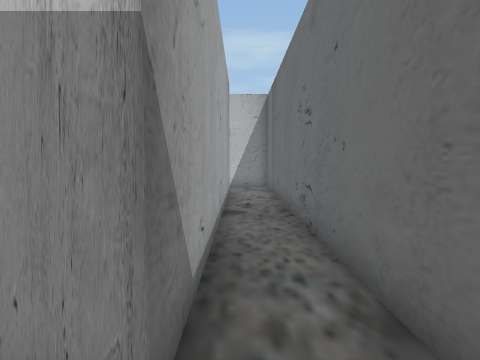
[1] (above)

24 first-person views from a walk through a Unity game level. The camera is 1.5 m above the floor, tilts 4° down and sees 80° across. The floor is counted in squares, 1 m on a side. Each view is taken from the middle of a square. On the plan, view 1 faces up. The plan holds only what a view shows up to about 14 squares ahead; the rest is blank. The player character is not drawn.

[2]
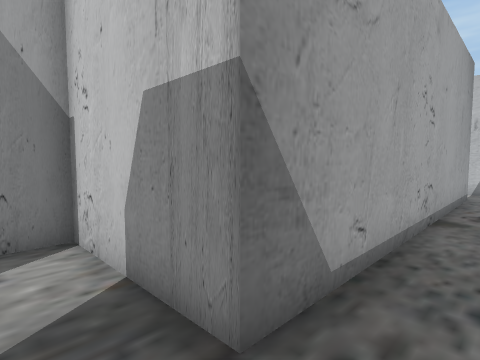

[3]
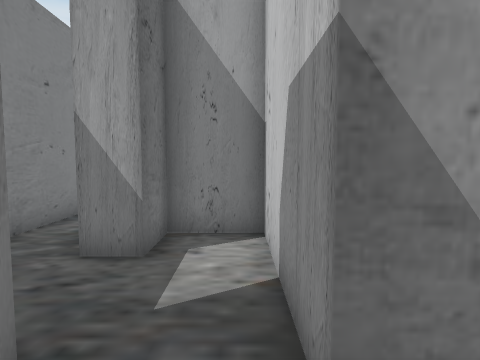

[4]
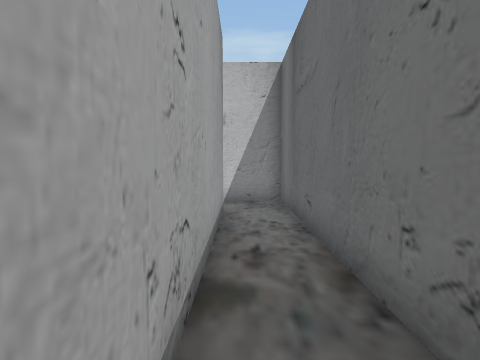

[5]
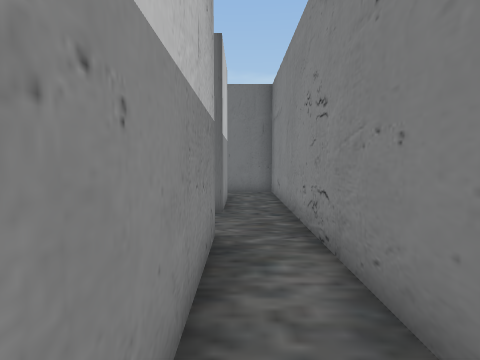

[6]
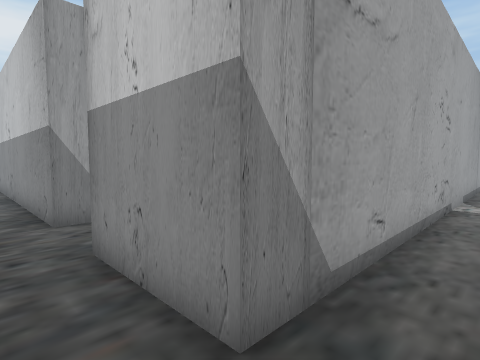

[7]
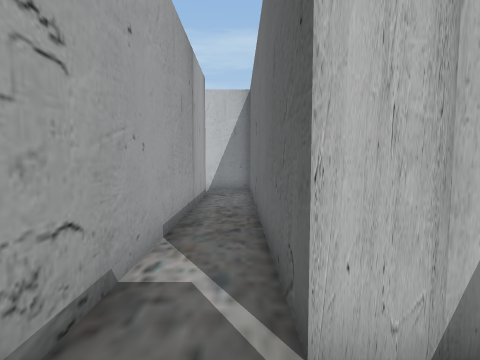

[8]
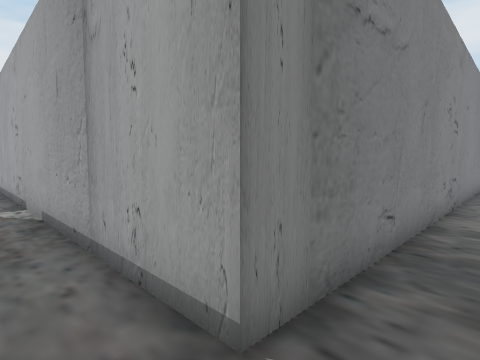

[9]
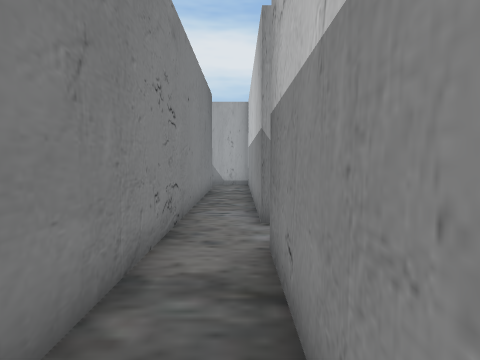

[10]
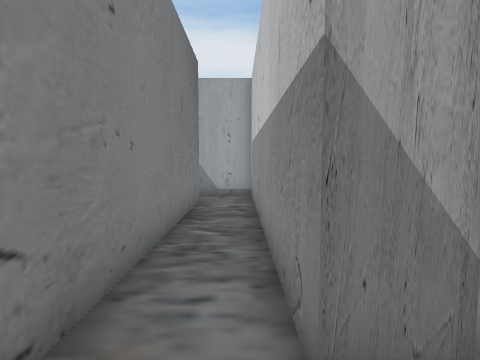

[11]
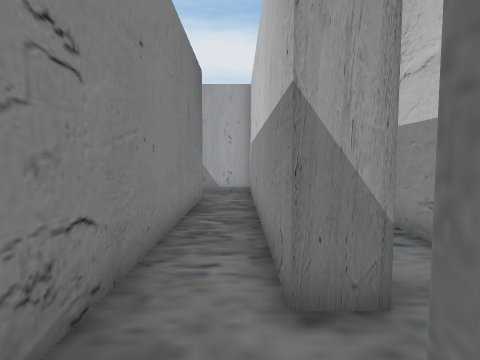

[12]
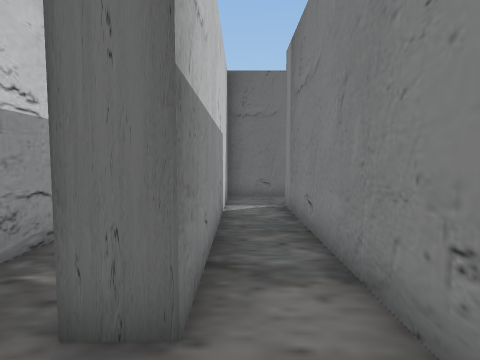

[13]
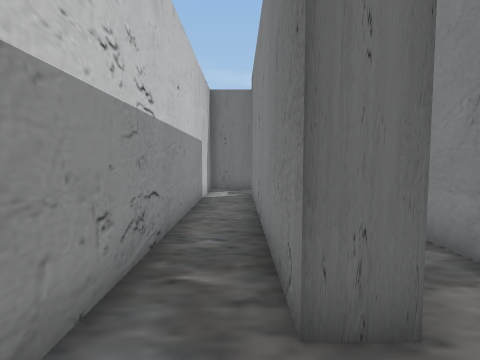

[14]
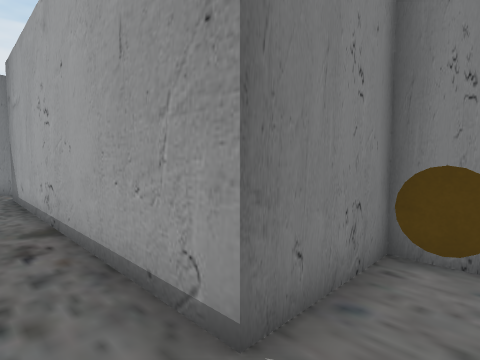

[15]
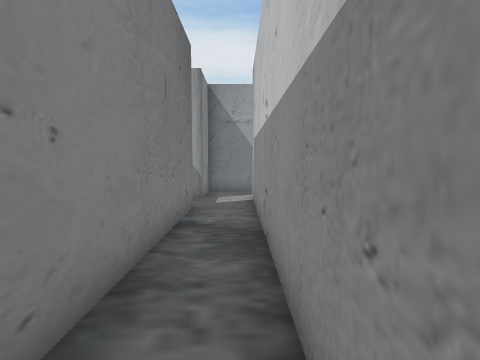

[16]
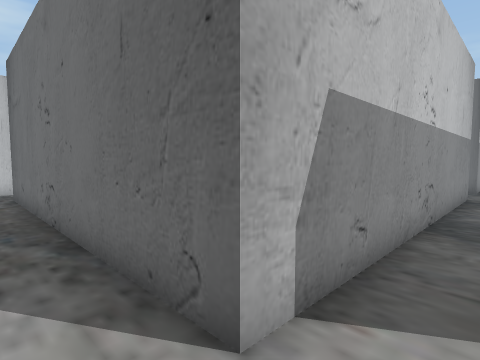

[17]
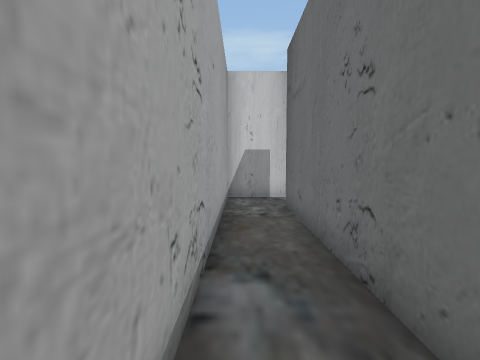

[18]
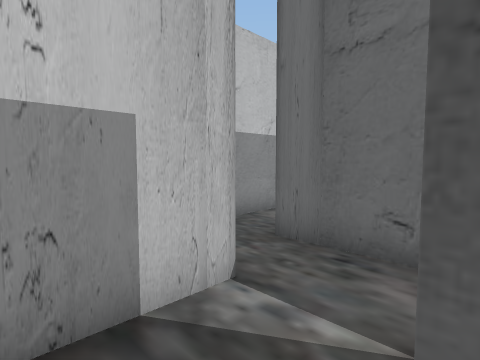

[19]
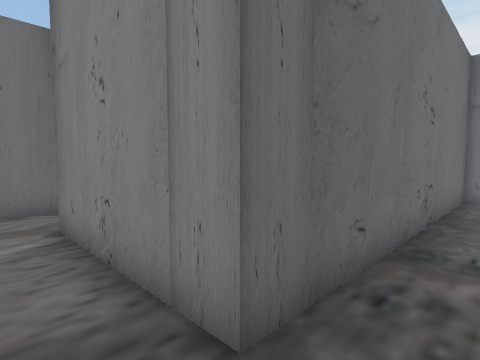

[20]
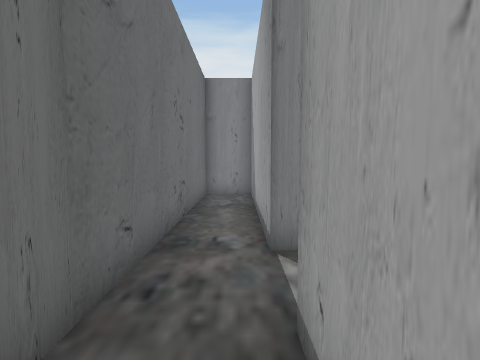

[21]
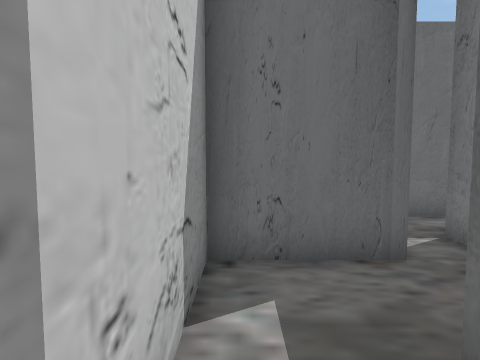

[22]
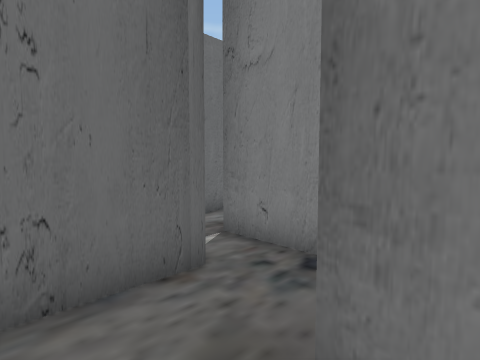

[23]
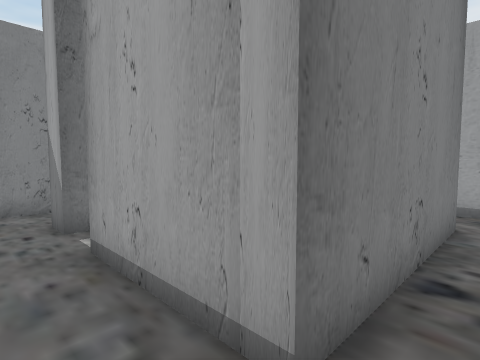

[24]
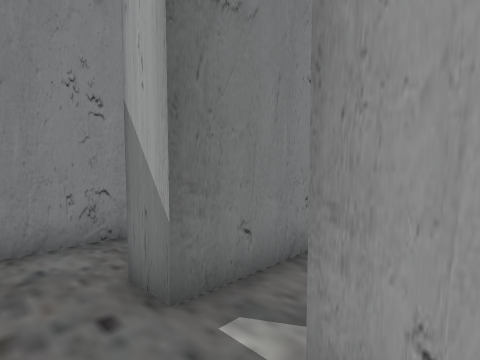

### Floor plan
Points are (right, up) in squares from view 1. A wall is a line through its corners. A room is listed if a view was taken in it or the views show most of it. See-through windows are left out.
Room 1 (views 1, 2, 3, 4, 5, 6, 7, 8, 9, 10, 11, 12, 14, 15, 16, 17, 18)
walls: (1.5, 1.6) (1.5, 15.5) (-0.8, 15.5); (5.9, 6) (4.5, 6) (4.5, 18.5); (-0.9, -0.5) (-0.2, -0.5); (-3.5, -0.4) (-3.5, -1.5); (-3.8, 14.8) (-3.8, 13.5) (-0.5, 13.5) (-0.5, 1.5) (-4.8, 1.5) (-4.8, -0.5) (-3.2, -0.5); (-3.2, -1.5) (-15.5, -1.5) (-15.5, 10.4); (4.2, 18.5) (-4.8, 18.5); (-6.7, 18.5) (-16.9, 18.5); (-15, 10.3) (-14.5, 10.3); (-14.5, 12.6) (-17.5, 12.6); (-13.1, -3.5) (4.5, -3.5) (4.5, -1.4); (-15.5, 16.5) (2.5, 16.5) (2.5, -1.5) (-0.8, -1.5) (-0.8, -1.1); (-17.5, 12.2) (-17.5, 1.5); (-17.5, -1.4) (-17.5, -3.5) (-15.2, -3.5); (-17.5, 18.6) (-17.5, 16.1)
ways out: opening at (-5.5, 19) to room 2; opening at (-15, 11.5) to room 5; opening at (-16.5, 16); opening at (-14.5, -4)
objects: brown coin (-3, 14)
Room 2 (view 13)
walls: (-9, 21.5) (-10.5, 21.5); (-6.7, 19.6) (-6.7, 18.5); (-4.8, 18.5) (-4.8, 19.5) (4.9, 19.5); (7, 21.5) (-5.4, 21.5)
ways out: opening at (-5.5, 19) to room 1
Room 3 (views 19, 20, 21, 22)
walls: (-12.5, 12.5) (-12.5, 13.5) (-7.1, 13.5); (-14.5, 14.5) (-14.5, 12.6); (-4.8, 12.4) (-4.8, 15.5) (-11.8, 15.5)
ways out: opening at (-13.5, 13) to room 5; opening at (-6.5, 13) to room 6
Room 4 (views 23, 24)
walls: (-1.5, 9.1) (-1.5, 10.6); (-4.4, 5.5) (-3.5, 5.5) (-3.5, 4.5); (-3.5, 11) (-3.5, 7)
ways out: opening at (-4.5, 12) to room 6; opening at (-4, 6.5); opening at (-2.5, 5)
Room 5 (no view inside)
walls: (-14.5, 10.3) (-14.5, 3.1); (-14.6, 2.5) (-12.5, 2.5) (-12.5, 12.5)
ways out: opening at (-15, 11.5) to room 1; opening at (-13.5, 13) to room 3
Room 6 (no view inside)
walls: (-9.5, 11) (-3.5, 11)
ways out: opening at (-6.5, 13) to room 3; opening at (-4.5, 12) to room 4; opening at (-8.5, 12)

Where each view was taken, in squares from view 1:
view 1: 0 up, 0 right, facing up
view 2: 0 up, 1 right, facing up-left
view 3: 1 up, 1 right, facing left
view 4: 5 up, 0 right, facing up
view 5: 2 down, 9 left, facing right
view 6: 3 down, 4 right, facing up-left
view 7: 4 up, 4 right, facing up
view 8: 18 up, 4 right, facing down-left
view 9: 18 up, 0 right, facing left
view 10: 18 up, 5 left, facing left
view 11: 18 up, 4 left, facing left
view 12: 18 up, 7 left, facing right
view 13: 20 up, 7 left, facing right
view 14: 15 up, 1 right, facing down-left
view 15: 2 down, 4 left, facing left
view 16: 3 down, 17 left, facing up-right
view 17: 1 up, 17 left, facing up
view 18: 10 up, 17 left, facing up-right
view 19: 15 up, 14 left, facing down-right
view 20: 15 up, 14 left, facing down
view 21: 15 up, 9 left, facing right
view 22: 15 up, 8 left, facing down-right
view 23: 12 up, 2 left, facing down-left
view 24: 8 up, 2 left, facing down-left
